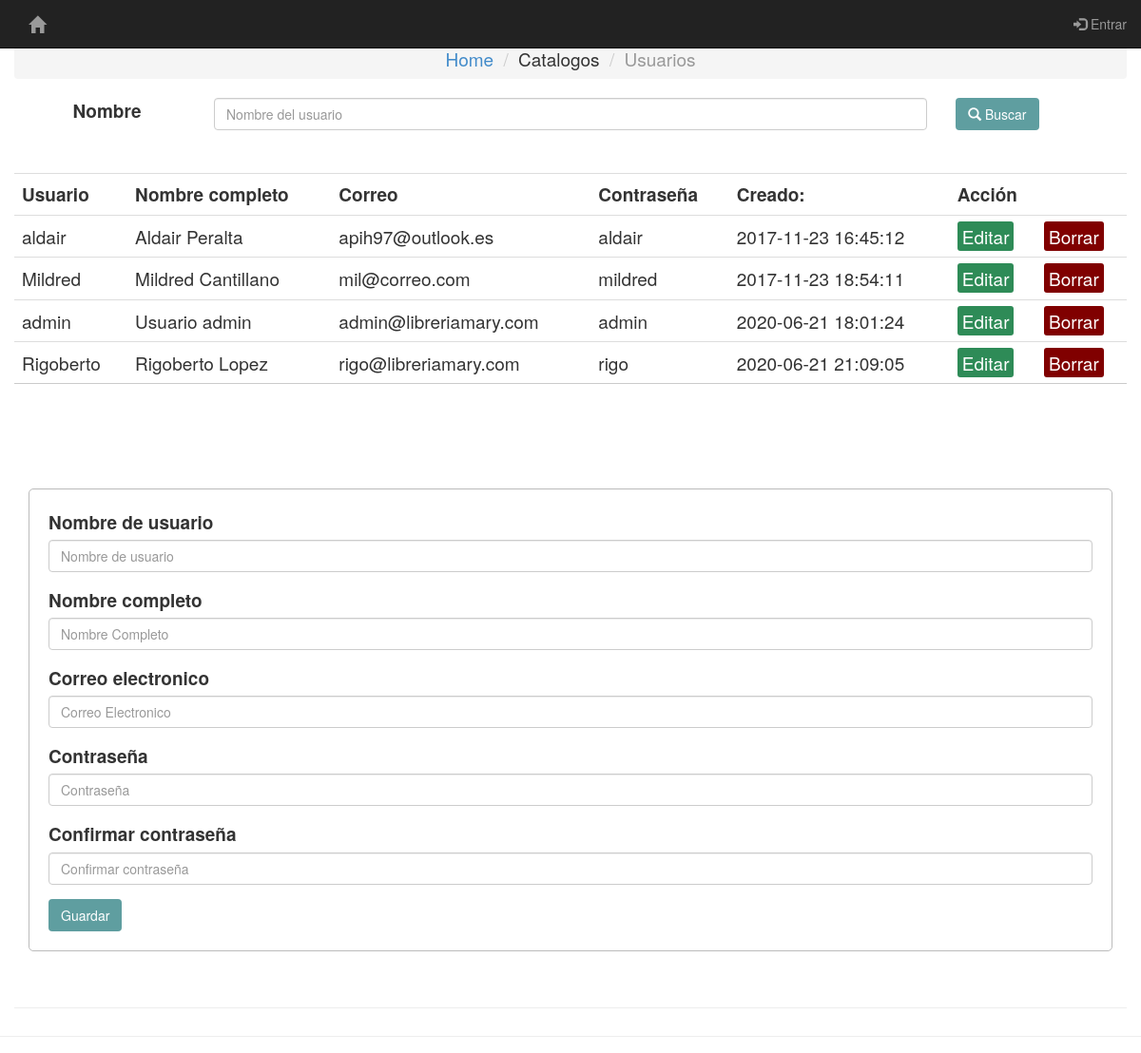
The page /catalogos/usuario/usuario.php on the database its author committed.
### tables this page shows
CREATE TABLE `user` (
  `id` int(11) NOT NULL,
  `fullname` varchar(30) NOT NULL,
  `username` varchar(10) NOT NULL,
  `email` varchar(25) NOT NULL,
  `password` varchar(25) NOT NULL,
  `created_at` datetime NOT NULL
);

### catalogos/usuario/usuario.php (the view, shortened to what this page needs)
<?php
	include 'server.php';
	include 'menu.php';
?>
<head>
	<link rel="stylesheet" type="text/css" href="style.css">
	<link rel="stylesheet" type="text/css" href="../../bootstrap/css/bootstrap.min.css">
</head>
<section class="main-container">
    <div class="col-lg-12 page-header text-center">
<?php $results = mysqli_query($db, "SELECT * FROM user"); ?>
<ol class="breadcrumb">
  <li><a href="../../home.php">Home</a></li>
  <li>Catalogos</li>
  <li class="active">Usuarios</li>
</ol>
<div class="container">
	<div class="form-group row">
	<label for="caja_busqueda" class="col-md-2 control-label">Nombre</label>
	<div class="col-md-8">
	<input type="text" class="form-control" id="caja_busqueda" placeholder="Nombre del usuario">
	</div>
	<div class="col-md-1">
	<button type="button" class="btn" id="btn_buscar">
	<span class="glyphicon glyphicon-search" ></span> Buscar</button>
	</div>
	</div>
</div>
<table class='table table-hover'>
		<tr>
			<th>Usuario</th>
			<th>Nombre completo</th>
			<th>Correo</th>
			<th>Contraseña</th>
			<th>Creado:</th>
			<th colspan="2">Acción</th>
		</tr>
	<?php while ($row = mysqli_fetch_array($results)) { ?>
		<tr>
			<td><?php echo $row['username']; ?></td>
			<td><?php echo $row['fullname']; ?></td>
			<td><?php echo $row['email']; ?></td>
			<td><?php echo $row['password']; ?></td>
			<td><?php echo $row['created_at']; ?></td>
			<td>
			<a href="usuario.php?edit=<?php echo $row['id']; ?>" class="edit_btn">Editar</a>
			</td>
			<td>
		<a href="server.php?del=<?php echo $row['id']; ?>" onclick="return confirm('¿Seguro?')" class="del_btn">Borrar</a>
			</td>
		</tr>
	<?php } ?>
</table>
<div class="container">
<div class="row">
<div class="col-md-12 page-header">
		<form role="form" action="server.php" method="post">
		  <div class="form-group">
		    <label for="username">Nombre de usuario</label>
		    <input type="text" class="form-control" id="username" name="username" placeholder="Nombre de usuario" required="" value="<?php echo $username;?>" >
		  </div>
		  <div class="form-group">
		    <label for="fullname">Nombre completo</label>
		    <input type="text" class="form-control" id="fullname" name="fullname" placeholder="Nombre Completo" required="" value="<?php echo $fullname;?>">
		  </div>
		  <div class="form-group">
		    <label for="email">Correo electronico</label>
		    <input type="email" class="form-control" id="email" name="email" placeholder="Correo Electronico" required="" value="<?php echo $email;?>">
		  </div>
		  <div class="form-group">
		    <label for="password">Contrase&ntilde;a</label>
		    <input type="password" class="form-control" id="password" name="password" placeholder="Contrase&ntilde;a" required="" value="<?php echo $password;?>">
		  </div>
		  <div class="form-group">
		    <label for="confirm_password">Confirmar contrase&ntilde;a</label>
		    <input type="password" class="form-control" id="confirm_password" name="confirm_password" placeholder="Confirmar contrase&ntilde;a" required="">
		  </div>
		<div class="input-group">
		<?php if ($update == true): ?>
			<button class="btn" type="submit" name="update" style="background: #556B2F;" >Actualizar</button>
		<?php else: ?>
			<button class="btn" type="submit" name="save" >Guardar</button>
		<?php endif ?>
		</div>
		</form>
		</div>
		</div>
		</div>
</section>

### catalogos/usuario/style.css (style rules this page uses)
section { font-size: 19px; }
table { width: 50%; margin: 30px auto; border-collapse: collapse; text-align: left; }
tr { border-bottom: 1px solid #cbcbcb; }
th, td { border: none; height: 30px; padding: 2px; }
form { width: 100%; margin: 50px auto; text-align: left; padding: 20px; border: 1px solid #bbbbbb; border-radius: 5px; }
.btn { padding: 10px; font-size: 15px; color: white; background: #5F9EA0; border: none; border-radius: 5px; }
.edit_btn { text-decoration: none; padding: 2px 5px; background: #2E8B57; color: white; border-radius: 3px; }
.del_btn { text-decoration: none; padding: 2px 5px; color: white; border-radius: 3px; background: #800000; }

### rows shown on the page
user: username "aldair", fullname "Aldair Peralta", email "apih97@outlook.es", password "aldair", created_at "2017-11-23 16:45:12"
user: username "Mildred", fullname "Mildred Cantillano", email "mil@correo.com", password "mildred", created_at "2017-11-23 18:54:11"
user: username "admin", fullname "Usuario admin", email "admin@libreriamary.com", password "admin", created_at "2020-06-21 18:01:24"
user: username "Rigoberto", fullname "Rigoberto Lopez", email "rigo@libreriamary.com", password "rigo", created_at "2020-06-21 21:09:05"
